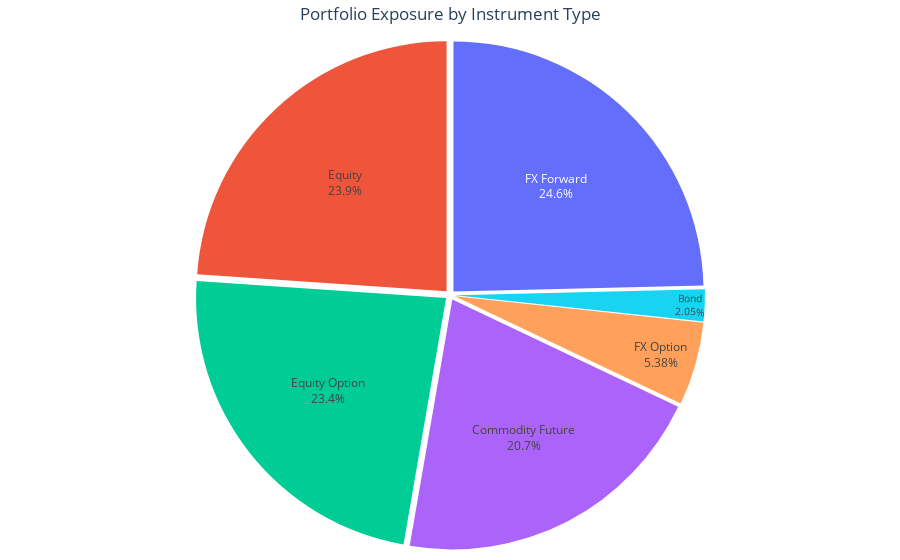

This figure's notebook cell:
### Markdown cell above
### Exposure by Instrument Type

### Code cell
# Agrégation par Instrument Type
instrument_type_dist = portfolio_df.groupby("Instrument_Type")["Market_Value"].sum().sort_values(ascending=False)

# Visualisation
plot_pie(instrument_type_dist, "Portfolio Exposure by Instrument Type")

### Figure 1 — Plotly figure (JSON) as saved in the notebook; plotly's stock layout.template omitted (floating-point values rounded to 4 significant figures)
{"data": [{"customdata": [["FX Forward"], ["Equity"], ["Equity Option"], ["Commodity Future"], ["FX Option"], ["Bond"]], "domain": {"x": [0, 1], "y": [0, 1]}, "hovertemplate": "label=%{label}<br>value=%{value}<br>color=%{customdata[0]}<extra></extra>", "labels": ["FX Forward", "Equity", "Equity Option", "Commodity Future", "FX Option", "Bond"], "legendgroup": "", "marker": {"colors": ["#636EFA", "#EF553B", "#00CC96", "#AB63FA", "#FFA15A", "#19D3F3"]}, "name": "", "pull": [0.02, 0.02, 0.02, 0.02, 0.02, 0.02], "showlegend": true, "textinfo": "percent+label", "textposition": "inside", "type": "pie", "values": [448700000.0, 435600000.0, 425600000.0, 376600000.0, 97920000.0, 37350000.0]}], "layout": {"legend": {"tracegroupgap": 0}, "margin": {"b": 10, "l": 10, "r": 10, "t": 40}, "piecolorway": ["#636EFA", "#EF553B", "#00CC96", "#AB63FA", "#FFA15A", "#19D3F3"], "showlegend": false, "title": {"text": "Portfolio Exposure by Instrument Type", "x": 0.5, "xanchor": "center"}}}
